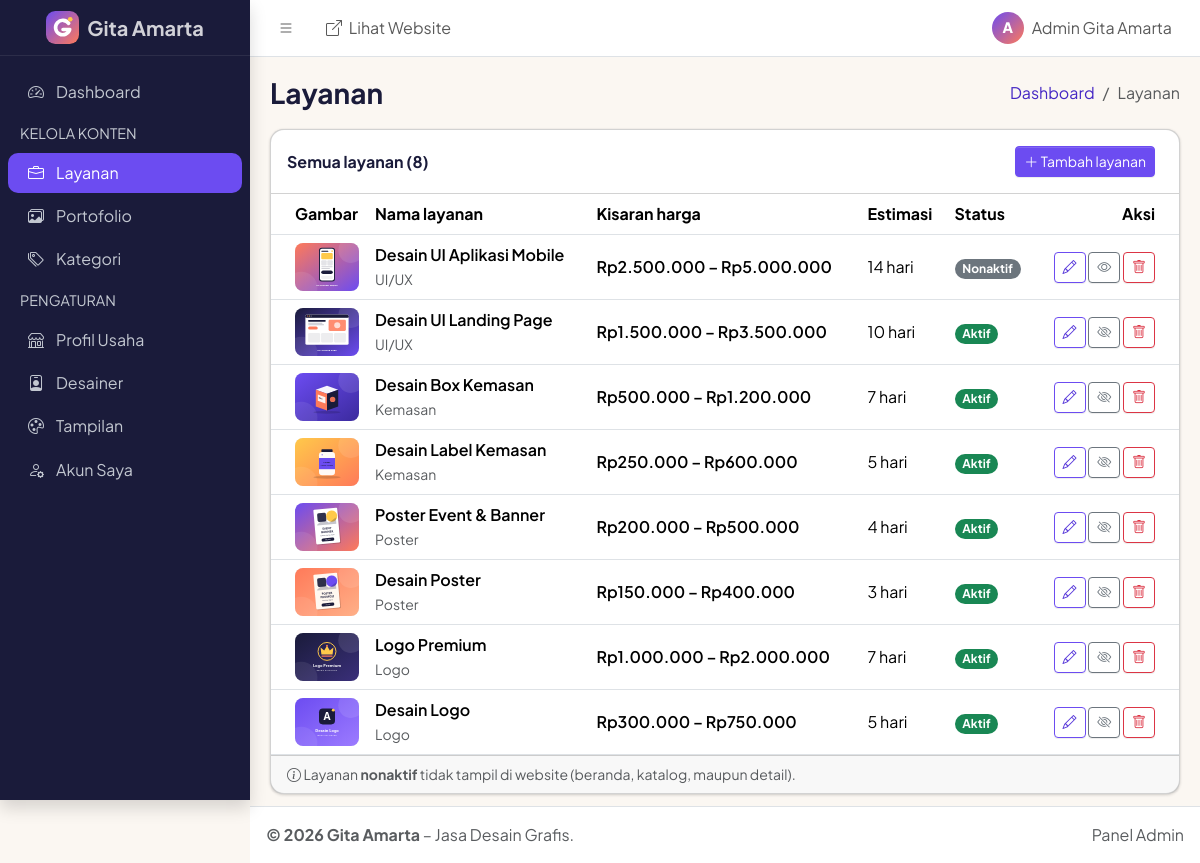
/admin/layanan.php (signed in), run on the app's committed database.
### tables this page shows
CREATE TABLE profil_usaha (
  id_profil   INT UNSIGNED NOT NULL AUTO_INCREMENT,
  nama_usaha  VARCHAR(100) NOT NULL,
  deskripsi   TEXT         NULL,
  no_whatsapp VARCHAR(20)  NOT NULL COMMENT 'Format internasional tanpa +, contoh 6281234567890',
  email       VARCHAR(100) NULL,
  instagram   VARCHAR(100) NULL COMMENT 'Username tanpa @',
  alamat      TEXT         NULL,
  PRIMARY KEY (id_profil)
);

CREATE TABLE layanan (
  id_layanan    INT UNSIGNED NOT NULL AUTO_INCREMENT,
  id_kategori   INT UNSIGNED NOT NULL,
  nama_layanan  VARCHAR(100) NOT NULL,
  deskripsi     TEXT         NULL,
  harga_min     INT          NOT NULL DEFAULT 0,
  harga_max     INT          NOT NULL DEFAULT 0,
  estimasi_hari INT          NOT NULL DEFAULT 1,
  gambar        VARCHAR(255) NULL,
  status        ENUM('aktif','nonaktif') NOT NULL DEFAULT 'aktif',
  PRIMARY KEY (id_layanan),
  KEY idx_layanan_kategori (id_kategori),
  KEY idx_layanan_status (status),
  CONSTRAINT fk_layanan_kategori
    FOREIGN KEY (id_kategori) REFERENCES kategori (id_kategori)
    ON UPDATE CASCADE ON DELETE RESTRICT
);

CREATE TABLE kategori (
  id_kategori   INT UNSIGNED NOT NULL AUTO_INCREMENT,
  nama_kategori VARCHAR(50)  NOT NULL,
  deskripsi     TEXT         NULL,
  PRIMARY KEY (id_kategori)
);

### admin/layanan.php (the view, shortened to what the rows shown need)
<?php
require_once __DIR__ . '/includes/auth.php';
$admin = wajibLogin();
$daftarLayanan = getSemuaLayananAdmin();
$judulHalaman = 'Layanan';
require __DIR__ . '/includes/atas.php';
?>
<div class="card">
    <div class="card-header d-flex flex-wrap align-items-center gap-2">
        <h2 class="card-title fs-6 fw-bold mb-0">Semua layanan (<?= count($daftarLayanan) ?>)</h2>
    </div>
    <div class="card-body p-0">
        <?php if ($daftarLayanan): ?>
            <div class="table-responsive">
                <table class="table table-hover align-middle mb-0">
                    <thead>
                        <tr>
                            <th scope="col" style="width: 84px">Gambar</th>
                            <th scope="col">Nama layanan</th>
                            <th scope="col">Kisaran harga</th>
                            <th scope="col">Estimasi</th>
                            <th scope="col">Status</th>
                            <th scope="col" class="text-end">Aksi</th>
                        </tr>
                    </thead>
                    <tbody>
                        <?php foreach ($daftarLayanan as $layanan): ?>
                            <?php $aktif = $layanan['status'] === 'aktif'; ?>
                            <tr>
                                <td><img src="<?= e(urlGambarAdmin($layanan['gambar'])) ?>" alt="" class="thumb gambar-utuh" width="64" height="48" loading="lazy"></td>
                                <td>
                                    <span class="fw-semibold d-block"><?= e($layanan['nama_layanan']) ?></span>
                                    <small class="text-body-secondary"><?= e($layanan['nama_kategori']) ?></small>
                                </td>
                                <td class="text-nowrap fw-semibold"><?= e(formatKisaranHarga((int) $layanan['harga_min'], (int) $layanan['harga_max'])) ?></td>
                                <td class="text-nowrap"><?= e($layanan['estimasi_hari']) ?> hari</td>
                                <td>
                                    <span class="badge rounded-pill <?= $aktif ? 'text-bg-success' : 'text-bg-secondary' ?>">
                                        <?= $aktif ? 'Aktif' : 'Nonaktif' ?>
                                    </span>
                                </td>
                                <td class="text-end text-nowrap">
                                    <a href="layanan-form.php?id=<?= e($layanan['id_layanan']) ?>" class="btn btn-outline-primary btn-sm"
                                       aria-label="Edit <?= e($layanan['nama_layanan']) ?>"><i class="bi bi-pencil"></i></a>
                                    <form action="layanan.php" method="post" class="d-inline">
                                        <button type="submit" class="btn btn-outline-secondary btn-sm"
                                                title="<?= $aktif ? 'Nonaktifkan (sembunyikan dari website)' : 'Aktifkan (tampilkan di website)' ?>"
                                                aria-label="<?= $aktif ? 'Nonaktifkan' : 'Aktifkan' ?> <?= e($layanan['nama_layanan']) ?>">
                                            <i class="bi <?= $aktif ? 'bi-eye-slash' : 'bi-eye' ?>"></i>
                                        </button>
                                    </form>
                                    <form action="layanan.php" method="post" class="d-inline"
                                          data-konfirmasi="Hapus layanan &quot;<?= e($layanan['nama_layanan']) ?>&quot;? Tindakan ini tidak bisa dibatalkan.">
                                        <button type="submit" class="btn btn-outline-danger btn-sm" aria-label="Hapus <?= e($layanan['nama_layanan']) ?>">
                                            <i class="bi bi-trash"></i>
                                        </button>
                                    </form>
                                </td>
                            </tr>
                        <?php endforeach; ?>
                    </tbody>
                </table>
            </div>
        <?php else: ?>
            <p class="text-body-secondary text-center py-5 mb-0">Belum ada layanan. Klik <strong>Tambah layanan</strong> untuk membuat yang pertama.</p>
        <?php endif; ?>
    </div>
</div>
<?php require __DIR__ . '/includes/bawah.php'; ?>

### admin/includes/atas.php (shortened to what the rows shown need)
<?php
$profilUsaha = getProfilUsaha();
?>
<!doctype html>
<html lang="id" data-bs-theme="light" data-lte-color-mode="off">
<head>
    <link rel="icon" href="<?= e('../' . urlLogo()) ?>">
    <link rel="stylesheet" href="https://cdn.jsdelivr.net/npm/bootstrap-icons@1.13.1/font/bootstrap-icons.min.css">
    <link rel="stylesheet" href="<?= e(urlAset('assets/adminlte/adminlte.min.css', __DIR__ . '/..')) ?>">
    <link rel="stylesheet" href="<?= e(urlAset('assets/admin.css', __DIR__ . '/..')) ?>">
</head>
<body class="layout-fixed sidebar-expand-lg bg-body-tertiary">
<div class="app-wrapper">
    <nav class="app-header navbar navbar-expand bg-body">
        <div class="container-fluid">
            <ul class="navbar-nav ms-auto">
                <li class="nav-item dropdown user-menu">
                    <a href="#" class="nav-link dropdown-toggle d-flex align-items-center gap-2" data-bs-toggle="dropdown" aria-expanded="false">
                        <span class="avatar-inisial" aria-hidden="true"><?= e(mb_strtoupper(mb_substr($admin['nama'], 0, 1))) ?></span>
                        <span class="d-none d-md-inline"><?= e($admin['nama']) ?></span>
                    </a>
                </li>
            </ul>
        </div>
    </nav>
    <aside class="app-sidebar shadow" data-bs-theme="dark">
        <div class="sidebar-brand">
            <a href="index.php" class="brand-link">
                <img src="<?= e('../' . urlLogo()) ?>" alt="" class="brand-image" width="33" height="33">
                <span class="brand-text fw-bold"><?= e($profilUsaha['nama_usaha']) ?></span>
            </a>
        </div>
    </aside>
    <main class="app-main" id="konten">
        <div class="app-content-header">
            <div class="container-fluid">
                <div class="row align-items-center g-2">
                    <div class="col-sm-6">
                        <h1 class="mb-0 fs-3 fw-bold"><?= e($judulHalaman) ?></h1>
                    </div>
                </div>
            </div>
        </div>
        <div class="app-content">
            <div class="container-fluid">

### admin/includes/bawah.php (shortened to what the rows shown need)
            </div>
        </div>
    </main>
    <footer class="app-footer">
        <div class="float-end d-none d-sm-inline">Panel Admin</div>
        <strong>&copy; <?= date('Y') ?> <?= e($profilUsaha['nama_usaha']) ?></strong> – Jasa Desain Grafis.
    </footer>
</div>
</body>
</html>

### data on the page
profil_usaha: nama_usaha "Gita Amarta"
layanan: gambar (picture), nama_layanan "Desain UI Aplikasi Mobile", id_kategori.nama_kategori "UI/UX", harga_min+harga_max "Rp2.500.000 – Rp5.000.000", estimasi_hari "14", status "Nonaktif"
layanan: gambar (picture), nama_layanan "Desain UI Landing Page", id_kategori.nama_kategori "UI/UX", harga_min+harga_max "Rp1.500.000 – Rp3.500.000", estimasi_hari "10", status "Aktif"
layanan: gambar (picture), nama_layanan "Desain Box Kemasan", id_kategori.nama_kategori "Kemasan", harga_min+harga_max "Rp500.000 – Rp1.200.000", estimasi_hari "7", status "Aktif"
layanan: gambar (picture), nama_layanan "Desain Label Kemasan", id_kategori.nama_kategori "Kemasan", harga_min+harga_max "Rp250.000 – Rp600.000", estimasi_hari "5", status "Aktif"
layanan: gambar (picture), nama_layanan "Poster Event & Banner", id_kategori.nama_kategori "Poster", harga_min+harga_max "Rp200.000 – Rp500.000", estimasi_hari "4", status "Aktif"
layanan: gambar (picture), nama_layanan "Desain Poster", id_kategori.nama_kategori "Poster", harga_min+harga_max "Rp150.000 – Rp400.000", estimasi_hari "3", status "Aktif"
layanan: gambar (picture), nama_layanan "Logo Premium", id_kategori.nama_kategori "Logo", harga_min+harga_max "Rp1.000.000 – Rp2.000.000", estimasi_hari "7", status "Aktif"
layanan: gambar (picture), nama_layanan "Desain Logo", id_kategori.nama_kategori "Logo", harga_min+harga_max "Rp300.000 – Rp750.000", estimasi_hari "5", status "Aktif"

### other printed values
mb_strtoupper(mb_substr($admin['nama'], 0, 1)) "A"
$admin['nama'] "Admin Gita Amarta"
$item['label'] "Dashboard"
mb_strtoupper($item['judul']) "KELOLA KONTEN"
$item['label'] "Layanan"
$item['label'] "Portofolio"
$item['label'] "Kategori"
mb_strtoupper($item['judul']) "PENGATURAN"
$item['label'] "Profil Usaha"
$item['label'] "Desainer"
$item['label'] "Tampilan"
$item['label'] "Akun Saya"
$judulHalaman "Layanan"
$langkah['label'] "Layanan"
count($daftarLayanan) "8"
